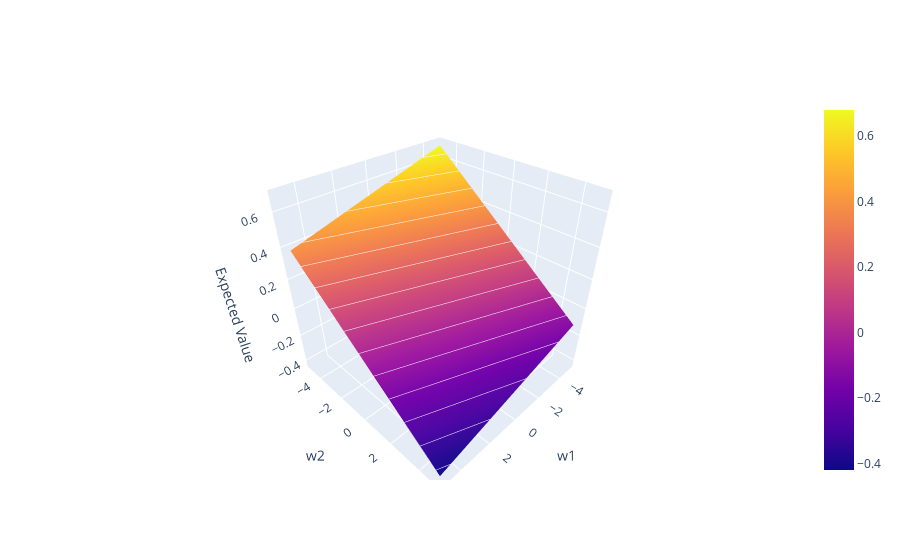

This figure's notebook cell:
### Markdown cell above
**Graph of Expected value of a portfolio of 3 Securities**

### Code cell
fig1 = go.Figure(go.Surface(
    contours = {
        "z": {"show": True, "start": -2, "end": 6, "size": 0.08, "color":"white"}
    },
    x = w1,
    y = w2,
    z = mu_w))

fig1.update_layout(
        scene = dict(
                    xaxis_title='w1',
                    yaxis_title='w2',
                    zaxis_title='Expected Value'),
        )

fig1.show()

### Figure 1 — Plotly figure (JSON) as saved in the notebook; plotly's stock layout.template omitted (floating-point values rounded to 4 significant figures; data arrays with more than 128 entries replaced by an {"elided": "..."} marker saying what was removed)
{"data": [{"contours": {"z": {"color": "white", "end": 6, "show": true, "size": 0.08, "start": -2}}, "type": "surface", "x": [-5, -4.796, -4.592, -4.388, -4.184, -3.98, -3.776, -3.571, -3.367, -3.163, -2.959, -2.755, -2.551, -2.347, -2.143, -1.939, -1.735, -1.531, -1.327, -1.122, -0.9184, -0.7143, -0.5102, -0.3061, -0.102, 0.102, 0.3061, 0.5102, 0.7143, 0.9184, 1.122, 1.327, 1.531, 1.735, 1.939, 2.143, 2.347, 2.551, 2.755, 2.959, 3.163, 3.367, 3.571, 3.776, 3.98, 4.184, 4.388, 4.592, 4.796, 5], "y": [-5, -4.796, -4.592, -4.388, -4.184, -3.98, -3.776, -3.571, -3.367, -3.163, -2.959, -2.755, -2.551, -2.347, -2.143, -1.939, -1.735, -1.531, -1.327, -1.122, -0.9184, -0.7143, -0.5102, -0.3061, -0.102, 0.102, 0.3061, 0.5102, 0.7143, 0.9184, 1.122, 1.327, 1.531, 1.735, 1.939, 2.143, 2.347, 2.551, 2.755, 2.959, 3.163, 3.367, 3.571, 3.776, 3.98, 4.184, 4.388, 4.592, 4.796, 5], "z": {"elided": "50x50 float values"}}], "layout": {"scene": {"xaxis": {"title": {"text": "w1"}}, "yaxis": {"title": {"text": "w2"}}, "zaxis": {"title": {"text": "Expected Value"}}}}}
